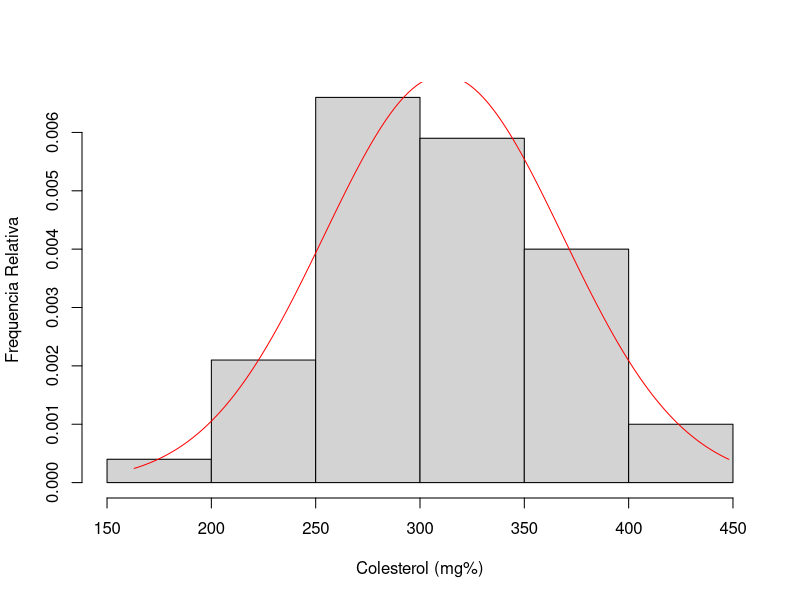
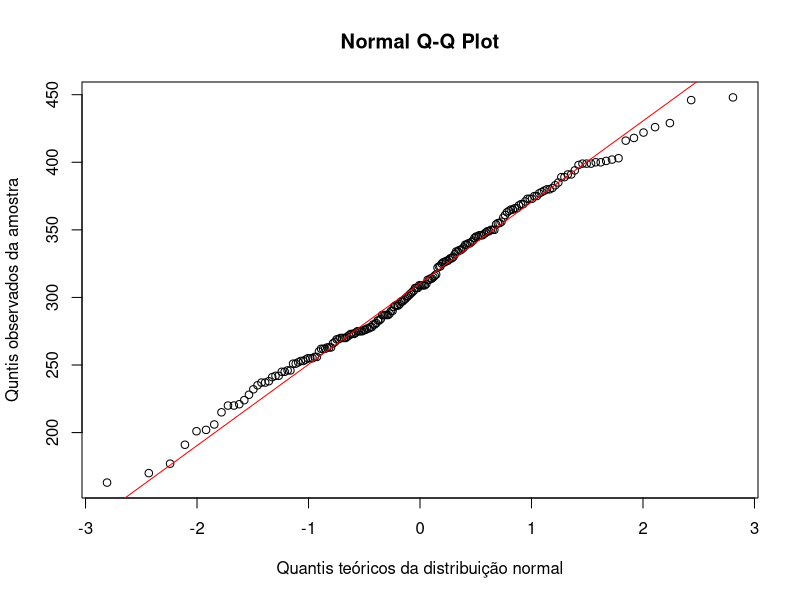

These charts were generated, in order, by the following R code:
setwd("~/Documents/projects/UTFPR/probabilidade-e-estatistica-MA35B/aula6/tarefas")

dados <- read.csv(file = "laheart.csv", sep = ",")

antesInt <- dados[dados$Status=="A",]

colesterol <- antesInt$Colesterol

media <- mean(colesterol)
desvio <- sd(colesterol)
x <- seq(min(colesterol), max(colesterol), by=0.001)
fteorico <- dnorm(x, mean=media, sd=desvio)

hist(colesterol, freq = F, xlab = "Colesterol (mg%)", ylab = "Frequencia Relativa", main = "")
lines(x, fteorico, col="red")

qqnorm(colesterol, ylab="Quntis observados da amostra", xlab = "Quantis teóricos da distribuição normal")
qqline(colesterol,col="red")